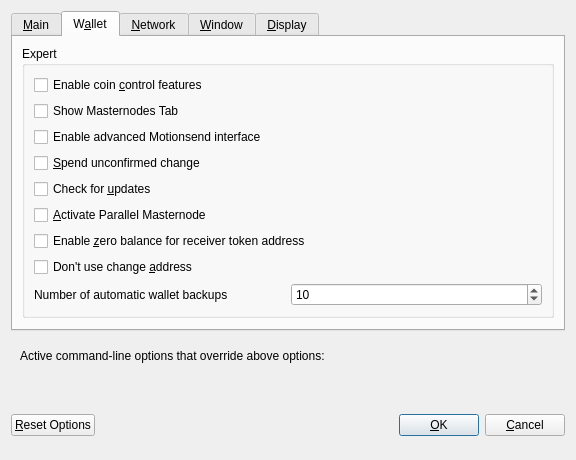
<?xml version="1.0" encoding="UTF-8"?>
<ui version="4.0">
 <class>OptionsDialog</class>
 <widget class="QDialog" name="OptionsDialog">
  <property name="geometry">
   <rect>
    <x>0</x>
    <y>0</y>
    <width>576</width>
    <height>419</height>
   </rect>
  </property>
  <property name="windowTitle">
   <string>Options</string>
  </property>
  <property name="modal">
   <bool>true</bool>
  </property>
  <layout class="QVBoxLayout" name="verticalLayout">
   <item>
    <widget class="QTabWidget" name="tabWidget">
     <property name="currentIndex">
      <number>1</number>
     </property>
     <widget class="QWidget" name="tabMain">
      <attribute name="title">
       <string>&amp;Main</string>
      </attribute>
      <layout class="QVBoxLayout" name="verticalLayout_Main">
       <item>
        <widget class="QCheckBox" name="bitcoinAtStartup">
         <property name="toolTip">
          <string>Automatically start MOTION after logging in to the system.</string>
         </property>
         <property name="text">
          <string>&amp;Start MOTION on system login</string>
         </property>
        </widget>
       </item>
       <item>
        <widget class="QCheckBox" name="logEvents">
         <property name="text">
          <string>Enable  log &amp;events</string>
         </property>
        </widget>
       </item>
       <item>
        <widget class="QCheckBox" name="txIndex">
         <property name="text">
          <string>Enable &amp;transaction indexes</string>
         </property>
        </widget>
       </item>
       <item>
        <widget class="QCheckBox" name="addressIndex">
         <property name="text">
          <string>Enable &amp;address indexes</string>
         </property>
        </widget>
       </item>
       <item>
        <layout class="QHBoxLayout" name="horizontalLayout_2_Main">
         <item>
          <widget class="QLabel" name="databaseCacheLabel">
           <property name="text">
            <string>Size of &amp;database cache</string>
           </property>
           <property name="textFormat">
            <enum>Qt::PlainText</enum>
           </property>
           <property name="buddy">
            <cstring>databaseCache</cstring>
           </property>
          </widget>
         </item>
         <item>
          <widget class="QSpinBox" name="databaseCache"/>
         </item>
         <item>
          <widget class="QLabel" name="databaseCacheUnitLabel">
           <property name="text">
            <string>MB</string>
           </property>
           <property name="textFormat">
            <enum>Qt::PlainText</enum>
           </property>
          </widget>
         </item>
         <item>
          <spacer name="horizontalSpacer_2_Main">
           <property name="orientation">
            <enum>Qt::Horizontal</enum>
           </property>
           <property name="sizeHint" stdset="0">
            <size>
             <width>40</width>
             <height>20</height>
            </size>
           </property>
          </spacer>
         </item>
        </layout>
       </item>
       <item>
        <layout class="QHBoxLayout" name="horizontalLayout_3_Main">
         <item>
          <widget class="QLabel" name="threadsScriptVerifLabel">
           <property name="text">
            <string>Number of script &amp;verification threads</string>
           </property>
           <property name="textFormat">
            <enum>Qt::PlainText</enum>
           </property>
           <property name="buddy">
            <cstring>threadsScriptVerif</cstring>
           </property>
          </widget>
         </item>
         <item>
          <widget class="QSpinBox" name="threadsScriptVerif">
           <property name="toolTip">
            <string>(0 = auto, &lt;0 = leave that many cores free)</string>
           </property>
          </widget>
         </item>
         <item>
          <spacer name="horizontalSpacer_3_Main">
           <property name="orientation">
            <enum>Qt::Horizontal</enum>
           </property>
           <property name="sizeHint" stdset="0">
            <size>
             <width>40</width>
             <height>20</height>
            </size>
           </property>
          </spacer>
         </item>
        </layout>
       </item>
       <item>
        <layout class="QHBoxLayout" name="horizontalLayout_5_Main">
         <item>
          <widget class="QLabel" name="logFileCountLabel">
           <property name="text">
            <string>Number of debug log files</string>
           </property>
          </widget>
         </item>
         <item>
          <widget class="QSpinBox" name="logFileCount">
           <property name="minimum">
            <number>1</number>
           </property>
          </widget>
         </item>
         <item>
          <spacer name="horizontalSpacer_5_Main">
           <property name="orientation">
            <enum>Qt::Horizontal</enum>
           </property>
           <property name="sizeHint" stdset="0">
            <size>
             <width>40</width>
             <height>20</height>
            </size>
           </property>
          </spacer>
         </item>
        </layout>
       </item>
       <item>
        <spacer name="verticalSpacer_Main">
         <property name="orientation">
          <enum>Qt::Vertical</enum>
         </property>
         <property name="sizeHint" stdset="0">
          <size>
           <width>20</width>
           <height>40</height>
          </size>
         </property>
        </spacer>
       </item>
       <item>
        <layout class="QHBoxLayout" name="horizontalLayout_4_Main">
         <item>
          <widget class="QLabel" name="label">
           <property name="toolTip">
            <string>This setting determines the amount of individual masternodes that an input will be anonymized through.&lt;br/&gt;More rounds of anonymization gives a higher degree of privacy, but also costs more in fees.</string>
           </property>
           <property name="text">
            <string>Darksend rounds to use</string>
           </property>
          </widget>
         </item>
         <item>
          <widget class="QSpinBox" name="darksendRounds">
           <property name="minimum">
            <number>2</number>
           </property>
           <property name="maximum">
            <number>8</number>
           </property>
           <property name="value">
            <number>4</number>
           </property>
          </widget>
         </item>
        </layout>
       </item>
       <item>
        <spacer name="verticalSpacer_Main1">
         <property name="orientation">
          <enum>Qt::Vertical</enum>
         </property>
         <property name="sizeHint" stdset="0">
          <size>
           <width>20</width>
           <height>40</height>
          </size>
         </property>
        </spacer>
       </item>
       <item>
        <layout class="QHBoxLayout" name="horizontalLayout">
         <item>
          <widget class="QLabel" name="label_2">
           <property name="toolTip">
            <string>This amount acts as a threshold to turn off Darksend once it's reached.</string>
           </property>
           <property name="statusTip">
            <string notr="true"/>
           </property>
           <property name="whatsThis">
            <string notr="true"/>
           </property>
           <property name="accessibleName">
            <string notr="true"/>
           </property>
           <property name="accessibleDescription">
            <string notr="true"/>
           </property>
           <property name="text">
            <string>Amount of MOTION to keep anonymized</string>
           </property>
          </widget>
         </item>
         <item>
          <widget class="QSpinBox" name="anonymizeMotion">
           <property name="minimum">
            <number>100</number>
           </property>
           <property name="maximum">
            <number>100000</number>
           </property>
           <property name="singleStep">
            <number>100</number>
           </property>
           <property name="value">
            <number>1000</number>
           </property>
          </widget>
         </item>
        </layout>
       </item>
      </layout>
     </widget>
     <widget class="QWidget" name="tabWallet">
      <attribute name="title">
       <string>W&amp;allet</string>
      </attribute>
      <layout class="QVBoxLayout" name="verticalLayout_Wallet">
       <item>
        <widget class="QGroupBox" name="groupBox">
         <property name="title">
          <string>Expert</string>
         </property>
         <layout class="QVBoxLayout" name="verticalLayout_2">
          <item>
           <widget class="QCheckBox" name="coinControlFeatures">
            <property name="toolTip">
             <string>Whether to show coin control features or not.</string>
            </property>
            <property name="text">
             <string>Enable coin &amp;control features</string>
            </property>
           </widget>
          </item>
          <item>
           <widget class="QCheckBox" name="showMasternodesTab">
            <property name="toolTip">
             <string>Show additional tab listing all your masternodes in first sub-tab&lt;br/&gt;and all masternodes on the network in second sub-tab.</string>
            </property>
            <property name="text">
             <string>Show Masternodes Tab</string>
            </property>
           </widget>
          </item>
          <item>
           <widget class="QCheckBox" name="showAdvancedUI">
            <property name="toolTip">
             <string>Show additional information and buttons for Motionsend on overview screen.</string>
            </property>
            <property name="text">
             <string>Enable advanced Motionsend interface</string>
            </property>
           </widget>
          </item>
          <item>
           <widget class="QCheckBox" name="spendZeroConfChange">
            <property name="toolTip">
             <string>If you disable the spending of unconfirmed change, the change from a transaction&lt;br/&gt;cannot be used until that transaction has at least one confirmation.&lt;br/&gt;This also affects how your balance is computed.</string>
            </property>
            <property name="text">
             <string>&amp;Spend unconfirmed change</string>
            </property>
           </widget>
          </item>
          <item>
           <widget class="QCheckBox" name="checkUpdates">
            <property name="text">
             <string>Check for &amp;updates</string>
            </property>
           </widget>
          </item>
          <item>
           <widget class="QCheckBox" name="parallelMasternodes">
            <property name="toolTip">
             <string>Coming soon</string>
            </property>
            <property name="text">
             <string>&amp;Activate Parallel Masternode</string>
            </property>
           </widget>
          </item>
          <item>
           <widget class="QCheckBox" name="zeroBalanceAddressToken">
            <property name="text">
             <string>Enable &amp;zero balance for receiver token address</string>
            </property>
           </widget>
          </item>
          <item>
           <widget class="QCheckBox" name="notUseChangeAddress">
            <property name="text">
             <string>Don't use change &amp;address</string>
            </property>
           </widget>
          </item>

            <item>
              <layout class="QHBoxLayout" name="horizontalLayout_1_Wallet">
                <item>
                  <widget class="QLabel" name="walletBackupslabel">
                    <property name="text">
                      <string>Number of automatic wallet backups</string>
                    </property>
                  </widget>
                </item>
                <item>
                  <widget class="QSpinBox" name="walletBackups">
                    <property name="minimum">
                      <number>1</number>
                    </property>
                    <property name="maximum">
                      <number>20</number>
                    </property>
                    <property name="value">
                      <number>10</number>
                    </property>
                  </widget>
                </item>
              </layout>
            </item>

         </layout>
        </widget>
       </item>
       <item>
        <spacer name="verticalSpacer_Wallet">
         <property name="orientation">
          <enum>Qt::Vertical</enum>
         </property>
         <property name="sizeHint" stdset="0">
          <size>
           <width>20</width>
           <height>40</height>
          </size>
         </property>
        </spacer>
       </item>
      </layout>
     </widget>
     <widget class="QWidget" name="tabNetwork">
      <attribute name="title">
       <string>&amp;Network</string>
      </attribute>
      <layout class="QVBoxLayout" name="verticalLayout_Network">
       <item>
        <widget class="QCheckBox" name="mapPortUpnp">
         <property name="toolTip">
          <string>Automatically open the MOTION client port on the router. This only works when your router supports UPnP and it is enabled.</string>
         </property>
         <property name="text">
          <string>Map port using &amp;UPnP</string>
         </property>
        </widget>
       </item>
       <item>
        <widget class="QCheckBox" name="allowIncoming">
         <property name="toolTip">
          <string>Accept connections from outside</string>
         </property>
         <property name="text">
          <string>Allow incoming connections</string>
         </property>
        </widget>
       </item>
       <item>
        <widget class="QCheckBox" name="connectSocks">
         <property name="toolTip">
          <string>Connect to the MOTION network through a SOCKS5 proxy.</string>
         </property>
         <property name="text">
          <string>&amp;Connect through SOCKS5 proxy (default proxy):</string>
         </property>
        </widget>
       </item>
       <item>
        <layout class="QHBoxLayout" name="horizontalLayout_1_Network">
         <item>
          <widget class="QLabel" name="proxyIpLabel">
           <property name="text">
            <string>Proxy &amp;IP:</string>
           </property>
           <property name="textFormat">
            <enum>Qt::PlainText</enum>
           </property>
           <property name="buddy">
            <cstring>proxyIp</cstring>
           </property>
          </widget>
         </item>
         <item>
          <widget class="QValidatedLineEdit" name="proxyIp">
           <property name="minimumSize">
            <size>
             <width>140</width>
             <height>0</height>
            </size>
           </property>
           <property name="maximumSize">
            <size>
             <width>140</width>
             <height>16777215</height>
            </size>
           </property>
           <property name="toolTip">
            <string>IP address of the proxy (e.g. IPv4: 127.0.0.1 / IPv6: ::1)</string>
           </property>
          </widget>
         </item>
         <item>
          <widget class="QLabel" name="proxyPortLabel">
           <property name="text">
            <string>&amp;Port:</string>
           </property>
           <property name="textFormat">
            <enum>Qt::PlainText</enum>
           </property>
           <property name="buddy">
            <cstring>proxyPort</cstring>
           </property>
          </widget>
         </item>
         <item>
          <widget class="QLineEdit" name="proxyPort">
           <property name="minimumSize">
            <size>
             <width>55</width>
             <height>0</height>
            </size>
           </property>
           <property name="maximumSize">
            <size>
             <width>55</width>
             <height>16777215</height>
            </size>
           </property>
           <property name="toolTip">
            <string>Port of the proxy (e.g. 9050)</string>
           </property>
          </widget>
         </item>
         <item>
          <spacer name="horizontalSpacer_1_Network">
           <property name="orientation">
            <enum>Qt::Horizontal</enum>
           </property>
           <property name="sizeHint" stdset="0">
            <size>
             <width>40</width>
             <height>20</height>
            </size>
           </property>
          </spacer>
         </item>
        </layout>
       </item>
       <item>
        <spacer name="verticalSpacer_Network">
         <property name="orientation">
          <enum>Qt::Vertical</enum>
         </property>
         <property name="sizeHint" stdset="0">
          <size>
           <width>20</width>
           <height>40</height>
          </size>
         </property>
        </spacer>
       </item>
      </layout>
     </widget>
     <widget class="QWidget" name="tabWindow">
      <attribute name="title">
       <string>&amp;Window</string>
      </attribute>
      <layout class="QVBoxLayout" name="verticalLayout_Window">
       <item>
        <widget class="QCheckBox" name="hideTrayIcon">
         <property name="toolTip">
          <string>&amp;Hide the icon from the system tray.</string>
         </property>
         <property name="text">
          <string>Hide tray icon</string>
         </property>
        </widget>
       </item>
       <item>
        <widget class="QCheckBox" name="minimizeToTray">
         <property name="toolTip">
          <string>Show only a tray icon after minimizing the window.</string>
         </property>
         <property name="text">
          <string>&amp;Minimize to the tray instead of the taskbar</string>
         </property>
        </widget>
       </item>
       <item>
        <widget class="QCheckBox" name="minimizeOnClose">
         <property name="toolTip">
          <string>Minimize instead of exit the application when the window is closed. When this option is enabled, the application will be closed only after selecting Quit in the menu.</string>
         </property>
         <property name="text">
          <string>M&amp;inimize on close</string>
         </property>
        </widget>
       </item>
       <item>
        <spacer name="verticalSpacer_Window">
         <property name="orientation">
          <enum>Qt::Vertical</enum>
         </property>
         <property name="sizeHint" stdset="0">
          <size>
           <width>20</width>
           <height>40</height>
          </size>
         </property>
        </spacer>
       </item>
      </layout>
     </widget>
     <widget class="QWidget" name="tabDisplay">
      <attribute name="title">
       <string>&amp;Display</string>
      </attribute>
      <layout class="QVBoxLayout" name="verticalLayout_Display">
       <item>
        <layout class="QHBoxLayout" name="horizontalLayout_1_Display">
         <item>
          <widget class="QLabel" name="langLabel">
           <property name="text">
            <string>User Interface &amp;language:</string>
           </property>
           <property name="textFormat">
            <enum>Qt::PlainText</enum>
           </property>
           <property name="buddy">
            <cstring>lang</cstring>
           </property>
          </widget>
         </item>
         <item>
          <widget class="QValueComboBox" name="lang">
           <property name="toolTip">
            <string>The user interface language can be set here. This setting will take effect after restarting MOTION.</string>
           </property>
          </widget>
         </item>
        </layout>
       </item>
       <item>
        <widget class="QLabel" name="label_3">
         <property name="toolTip">
          <string notr="true"/>
         </property>
         <property name="statusTip">
          <string notr="true"/>
         </property>
         <property name="whatsThis">
          <string notr="true"/>
         </property>
         <property name="accessibleName">
          <string notr="true"/>
         </property>
         <property name="text">
          <string>Language missing or translation incomplete? Help contributing translations here:
https://www.transifex.com/motioncore/motioncore</string>
         </property>
         <property name="wordWrap">
          <bool>true</bool>
         </property>
         <property name="openExternalLinks">
          <bool>true</bool>
         </property>
         <property name="textInteractionFlags">
          <set>Qt::TextBrowserInteraction</set>
         </property>
        </widget>
       </item>
       <item>
        <layout class="QHBoxLayout" name="horizontalLayout_4_Display" stretch="0,0">
         <item>
          <widget class="QLabel" name="themeLabel">
           <property name="text">
            <string>User Interface Theme:</string>
           </property>
          </widget>
         </item>
         <item>
          <widget class="QValueComboBox" name="theme"/>
         </item>
        </layout>
       </item>
       <item>
        <widget class="Line" name="line">
         <property name="orientation">
          <enum>Qt::Horizontal</enum>
         </property>
        </widget>
       </item>
       <item>
        <layout class="QHBoxLayout" name="horizontalLayout_2_Display">
         <item>
          <widget class="QLabel" name="unitLabel">
           <property name="text">
            <string>&amp;Unit to show amounts in:</string>
           </property>
           <property name="textFormat">
            <enum>Qt::PlainText</enum>
           </property>
           <property name="buddy">
            <cstring>unit</cstring>
           </property>
          </widget>
         </item>
         <item>
          <widget class="QValueComboBox" name="unit">
           <property name="toolTip">
            <string>Choose the default subdivision unit to show in the interface and when sending coins.</string>
           </property>
          </widget>
         </item>
        </layout>
       </item>
       <item>
        <layout class="QHBoxLayout" name="horizontalLayout_5_Display">
         <item>
          <widget class="QLabel" name="digitsLabel">
           <property name="text">
            <string>Decimal digits</string>
           </property>
          </widget>
         </item>
         <item>
          <widget class="QValueComboBox" name="digits"/>
         </item>
        </layout>
       </item>
       <item>
        <layout class="QHBoxLayout" name="horizontalLayout_3_Display">
         <item>
          <widget class="QLabel" name="thirdPartyTxUrlsLabel">
           <property name="toolTip">
            <string>Third party URLs (e.g. a block explorer) that appear in the transactions tab as context menu items. %s in the URL is replaced by transaction hash. Multiple URLs are separated by vertical bar |.</string>
           </property>
           <property name="text">
            <string>Third party transaction URLs</string>
           </property>
           <property name="buddy">
            <cstring>thirdPartyTxUrls</cstring>
           </property>
          </widget>
         </item>
         <item>
          <widget class="QLineEdit" name="thirdPartyTxUrls">
           <property name="toolTip">
            <string>Third party URLs (e.g. a block explorer) that appear in the transactions tab as context menu items. %s in the URL is replaced by transaction hash. Multiple URLs are separated by vertical bar |.</string>
           </property>
          </widget>
         </item>
        </layout>
       </item>
       <item>
        <spacer name="verticalSpacer">
         <property name="orientation">
          <enum>Qt::Vertical</enum>
         </property>
         <property name="sizeHint" stdset="0">
          <size>
           <width>20</width>
           <height>40</height>
          </size>
         </property>
        </spacer>
       </item>
      </layout>
     </widget>
    </widget>
   </item>
   <item>
    <widget class="QFrame" name="frame">
     <layout class="QVBoxLayout" name="verticalLayout_Bottom">
      <item>
       <layout class="QHBoxLayout" name="horizontalLayout_Bottom">
        <item>
         <widget class="QLabel" name="overriddenByCommandLineInfoLabel">
          <property name="text">
           <string>Active command-line options that override above options:</string>
          </property>
          <property name="textFormat">
           <enum>Qt::PlainText</enum>
          </property>
         </widget>
        </item>
        <item>
         <spacer name="horizontalSpacer_Bottom">
          <property name="orientation">
           <enum>Qt::Horizontal</enum>
          </property>
          <property name="sizeHint" stdset="0">
           <size>
            <width>40</width>
            <height>20</height>
           </size>
          </property>
         </spacer>
        </item>
       </layout>
      </item>
      <item>
       <widget class="QLabel" name="overriddenByCommandLineLabel">
        <property name="text">
         <string/>
        </property>
        <property name="textFormat">
         <enum>Qt::PlainText</enum>
        </property>
        <property name="wordWrap">
         <bool>true</bool>
        </property>
       </widget>
      </item>
     </layout>
    </widget>
   </item>
   <item>
    <layout class="QHBoxLayout" name="horizontalLayout_Buttons">
     <item>
      <widget class="QPushButton" name="resetButton">
       <property name="toolTip">
        <string>Reset all client options to default.</string>
       </property>
       <property name="text">
        <string>&amp;Reset Options</string>
       </property>
       <property name="autoDefault">
        <bool>false</bool>
       </property>
      </widget>
     </item>
     <item>
      <spacer name="horizontalSpacer_1">
       <property name="orientation">
        <enum>Qt::Horizontal</enum>
       </property>
       <property name="sizeHint" stdset="0">
        <size>
         <width>40</width>
         <height>48</height>
        </size>
       </property>
      </spacer>
     </item>
     <item>
      <widget class="QLabel" name="statusLabel">
       <property name="minimumSize">
        <size>
         <width>200</width>
         <height>0</height>
        </size>
       </property>
       <property name="font">
        <font>
         <weight>75</weight>
         <bold>true</bold>
        </font>
       </property>
       <property name="text">
        <string/>
       </property>
       <property name="textFormat">
        <enum>Qt::PlainText</enum>
       </property>
       <property name="wordWrap">
        <bool>true</bool>
       </property>
      </widget>
     </item>
     <item>
      <spacer name="horizontalSpacer_2">
       <property name="orientation">
        <enum>Qt::Horizontal</enum>
       </property>
       <property name="sizeHint" stdset="0">
        <size>
         <width>40</width>
         <height>48</height>
        </size>
       </property>
      </spacer>
     </item>
     <item>
      <widget class="QPushButton" name="okButton">
       <property name="text">
        <string>&amp;OK</string>
       </property>
       <property name="autoDefault">
        <bool>false</bool>
       </property>
       <property name="default">
        <bool>true</bool>
       </property>
      </widget>
     </item>
     <item>
      <widget class="QPushButton" name="cancelButton">
       <property name="text">
        <string>&amp;Cancel</string>
       </property>
       <property name="autoDefault">
        <bool>false</bool>
       </property>
      </widget>
     </item>
    </layout>
   </item>
  </layout>
 </widget>
 <customwidgets>
  <customwidget>
   <class>QValidatedLineEdit</class>
   <extends>QLineEdit</extends>
   <header>qvalidatedlineedit.h</header>
  </customwidget>
  <customwidget>
   <class>QValueComboBox</class>
   <extends>QComboBox</extends>
   <header>qvaluecombobox.h</header>
  </customwidget>
 </customwidgets>
 <resources/>
 <connections/>
</ui>
